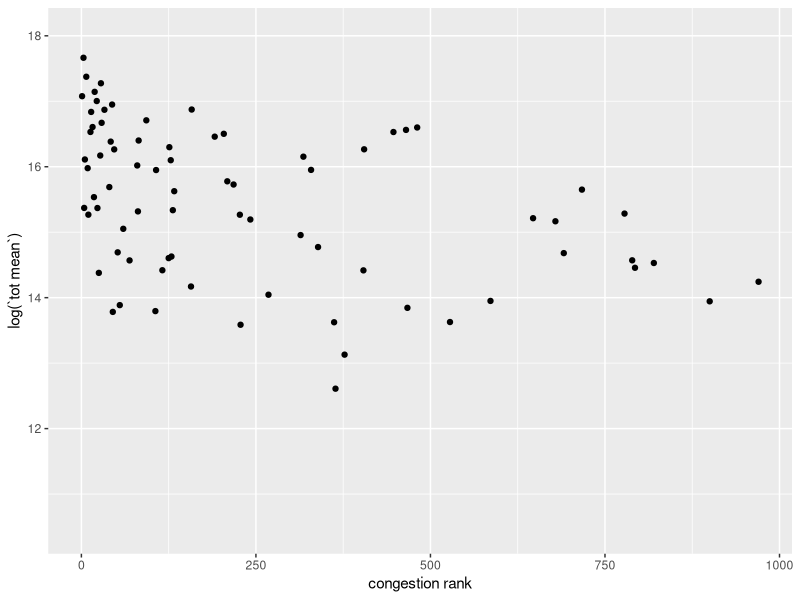
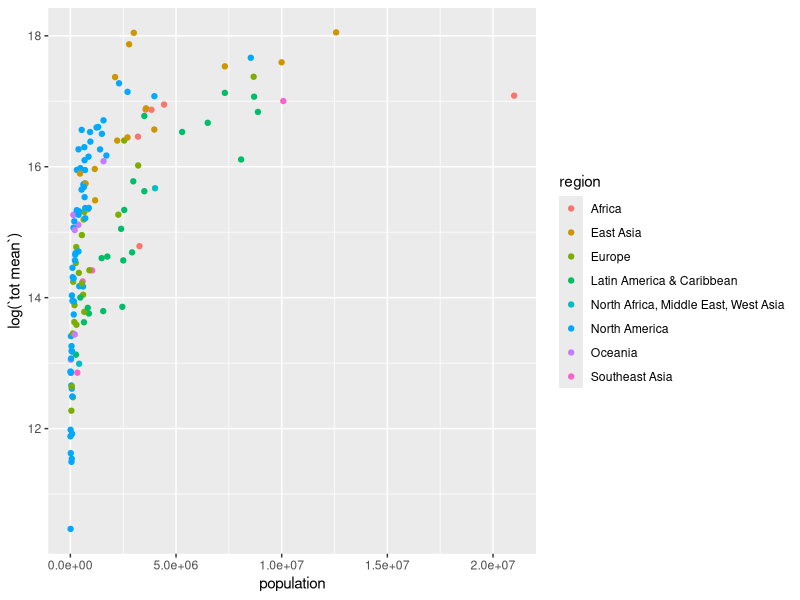
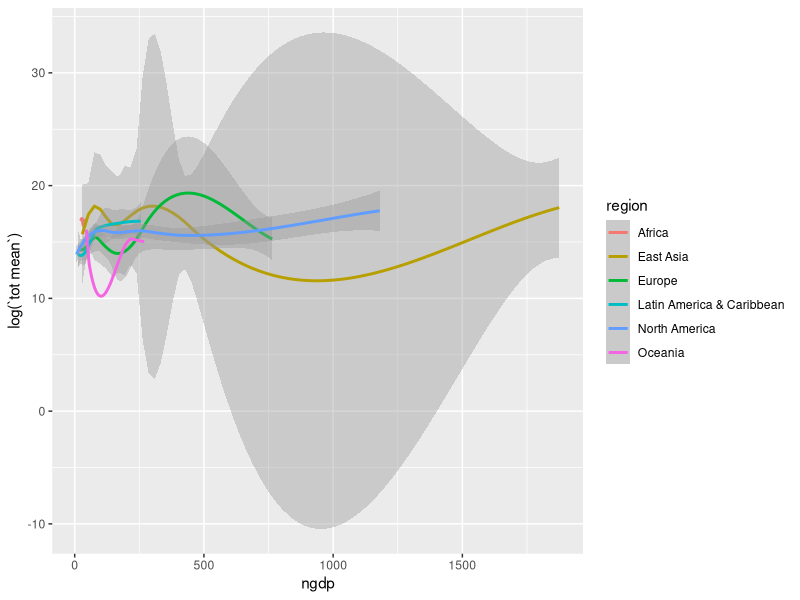

R code for these plots, in order: (Note: this script raises an error after producing the figures.)
library(tidyverse)
library(readxl)
#-----------------
#READ DATA FROM FILE
#-----------------
dataset <- read_excel("D_FINAL.xlsx")

# ----------------
#DATA TIDYING
#-----------------
# This line removes all unnecessary columns. This is a very large dataset, 
# so we have many columns to remove. We are removing columns by index to 
# avoid having an impractically large command
correct_dataset_columns <- dataset[c(14, 23, 24, 27:32, 34, 40, 50, 63, 
                                     92, 100,103, 111,120, 136, 137)]



# There are a lot of nasty column names such as 
# 'Congestion rank (INRIX) [dimensionless]' that should be renamed to things like   
# 'congestion rank' instead. This renames each of those column names to something
# easier to work with
colnames(correct_dataset_columns) <- c(
  'scope 1 emissions', 
  'scope 2 emissions','total emissions',
  's1 lower bound',
  's1 upper bound', 's1 mean', 'tot lower bound',
  'tot upper bound', 'tot mean',
  'co2 emissions per capita', 'region', 'population',
  'city area km',
  'ngdp',
  'energy per person co2', 'center of commerce index',
  'mean one-way travel time',
  'congestion rank',
  'social cohesion rank', 'technology rank', 
  '')


# Prints the correlation between 'total emissions' and all other columns
# between 0.3 and 0.5 is considered 'moderately correlated. Between 0.5 and 0.7
# is highly correlated, and higher than 0.7 is considered highly correlated.
correlations <- cor(correct_dataset_columns$`total emissions`, "storage.mode<-"(as.matrix(correct_dataset_columns[c(1:ncol(correct_dataset_columns))]), "numeric"), use = "pairwise.complete.obs")
format(correlations)  

# This functions as our logit function that will be used in our logistic 
# regressions for research questions 2 and 3. 
# We create a new column called 'emissions level' to store this new data in
# We take the median of all 'tot mean' values, and we classify all
# values higher than the median as 'high emissions' and all the values lower or 
# equal to the median as 'low emissions'.
# For 'tot mean', we have more NA values than actual values, so we first use
# complete.cases to remove all rows where 'tot mean' is 'NA'
correct_dataset_columns <- correct_dataset_columns[complete.cases(correct_dataset_columns[ , c('tot mean')]), ]
tot_mean_median <- median(correct_dataset_columns$`tot mean`)

high_low_emissions <- c(nrow(correct_dataset_columns))
for (index in 1:nrow(correct_dataset_columns)){
  tot_mean = correct_dataset_columns[index, ]$`tot mean`
  print(tot_mean)
  if (tot_mean > tot_mean_median){
    high_low_emissions[index] <- 1
  }
  else {
    high_low_emissions[index] <- 0
  }
}
correct_dataset_columns$`emissions level` <- high_low_emissions


#-----------------
#DATA VISUALIZATION
#-----------------

# Graph population vs. emissions 
ggplot(data = correct_dataset_columns) +
  geom_point(mapping = aes(x = `congestion rank`, y = log(`tot mean`)))

# Graph congestion rank vs. total pollution
ggplot(data = correct_dataset_columns) +
  geom_point(mapping = aes(x = population, y = log(`tot mean`), color=region))


# Graph median income vs. emissions
ggplot(data = correct_dataset_columns) +
  geom_smooth(mapping = aes(x = `ngdp`, y = log(`tot mean`), color=region))


#-----------------
#RESEARCH QUESTION 1
#-----------------
# First research question: What effect does a city's population have on its total emissions?
# For this, we set up a linear regression model that uses a city's population
# to predict what the city's total pollution level is
population_model <- glm(log(`tot mean`) ~ population, data=correct_dataset_columns)
summary(population_emissions_model)


#-----------------
#RESEARCH QUESTION 2
#-----------------
# Second research question: What effect does congestion have on a city's total emissions?
congestion_model <- glm(`emissions level` ~ `mean one-way travel time` + 
                          `congestion rank`, data=correct_dataset_columns, 
                        family="binomial")
summary(congestion_model)

#-----------------
#RESEARCH QUESTION 3
#-----------------
# Third research question: What effect does a city's area have on the city's overall total emissions?
area_model <- glm(`emissions level` ~ `city area km`, data=correct_dataset_columns, 
                        family="binomial")
summary(area_model)
